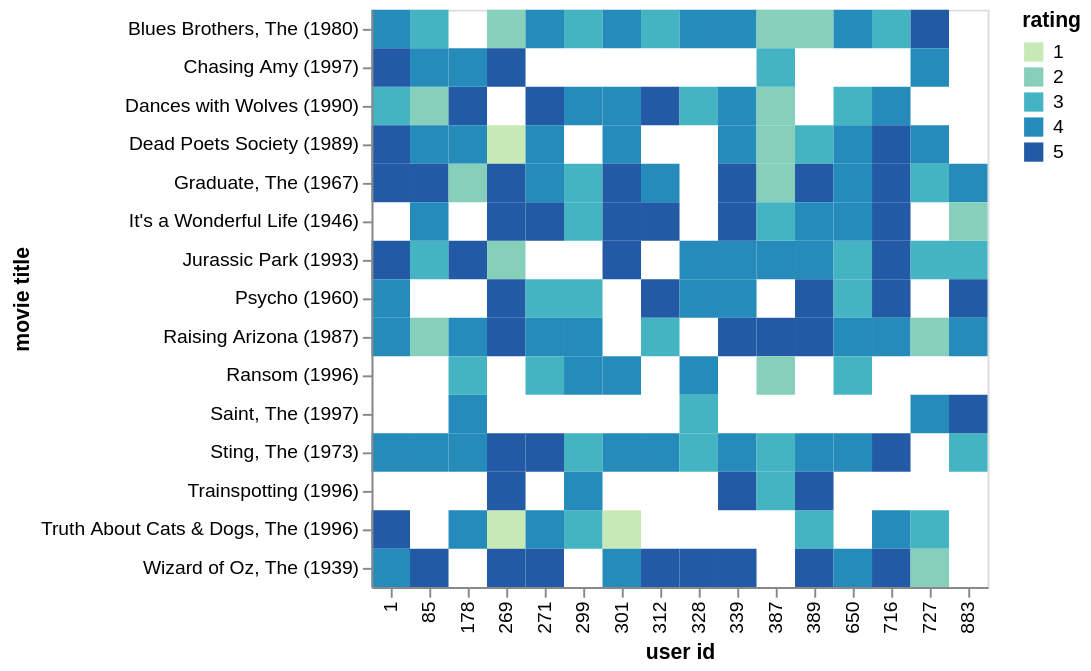

Notebook cell for this chart:
### Markdown cell above
## Visualizing Missing Values

Zeros indicate missing ratings. To visualize the missing values, plot the following heatmap

### Code cell
#| code-fold: true
#| code-summary: "Visualize missing rating values"

long = lambda x: x.stack().reset_index()

# https://altair-viz.github.io/user_guide/encoding.html#encoding-data-types
alt.Chart(long(Rdf)).mark_rect().encode(
    x='user id:O',
    y='movie title:O',
    color=alt.Color('rating:O', scale=alt.Scale(scheme='yellowgreenblue'))
)

### Figure 1 — Vega-Lite specification as saved in the notebook (floating-point values rounded to 4 significant figures; data arrays with more than 128 entries replaced by an {"elided": "..."} marker saying what was removed)
{"config": {"view": {"continuousWidth": 300, "continuousHeight": 300}}, "data": {"name": "data-a9ed4c0be8a5aa8ee621ad018437e166"}, "mark": {"type": "rect"}, "encoding": {"color": {"field": "rating", "scale": {"scheme": "yellowgreenblue"}, "type": "ordinal"}, "x": {"field": "user id", "type": "ordinal"}, "y": {"field": "movie title", "type": "ordinal"}}, "$schema": "https://vega.github.io/schema/vega-lite/v6.1.0.json", "datasets": {"data-a9ed4c0be8a5aa8ee621ad018437e166": {"elided": "161 records"}}}
